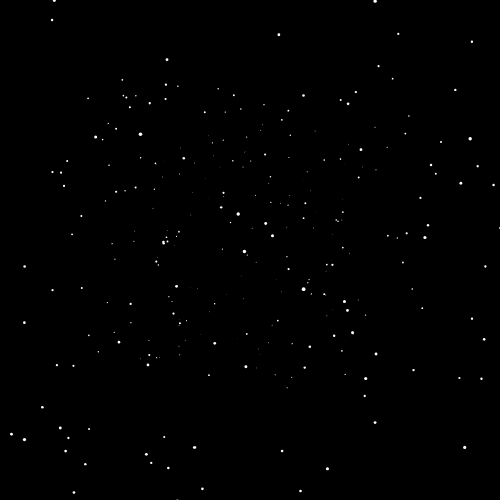
Frame 1 (no input)
Frame 60 (no input): identical to frame 1, image omitted
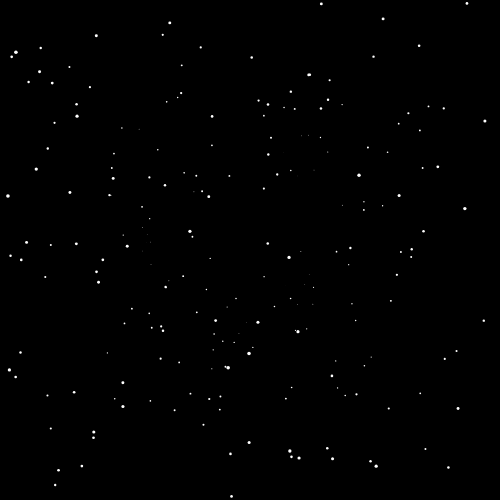
Frame 120 (the mouse pressed at the canvas centre since frame 60)

The p5.js sketch that drew these frames (run headless with seeded random() and noise() and a simulated clock; from frame 60 on, the mouse is pressed at the canvas centre):

// p5.js sketch
// ── sketch.js
/**
Cervantes Hernandez
Classic starfield 2d starfield.
This program was made following the youtube video called:
Coding Challenge #1: Starfield in Processing - The Coding Train
source: https://www.youtube.com/watch?v=17WoOqgXsRM
*/
var canvas_width = 500;
var canvas_height = 500;
var star_count = 400
var stars_speed = 20
var stars = new Array(star_count);

function setup() {

  createCanvas(canvas_width,canvas_height);
   for (var i = 0; i < stars.length; i++) {
     stars[i] = new Star();
   }
}

function draw() {
  background(0);
  speed = map(mouseX,0,width,0,stars_speed)
  translate(0.5*width, 0.5*height);
  for (var i = 0; i < stars.length; i++) {
    stars[i].update();
    stars[i].show();
  }
}

class Star {
  constructor() {
    this.x = random(-width,width);
    this.y = random(-height,height);
    this.z = random(height);
  }
  update(){
    this.z -= speed;
    if(this.z < 0.0){ //reset star
      this.x = random(-width,width);
      this.y = random(-height,height);
      this.z = random(height);
    }
  }

  show(){
    var offsetX =100.00*this.x/this.z;
    var offsetY =100.00*this.y/this.z;
    var r = map(this.z,0,width,4,0);
    noStroke();
    fill(255,255,255);

    ellipse(offsetX,offsetY,r,r);
  }

}
